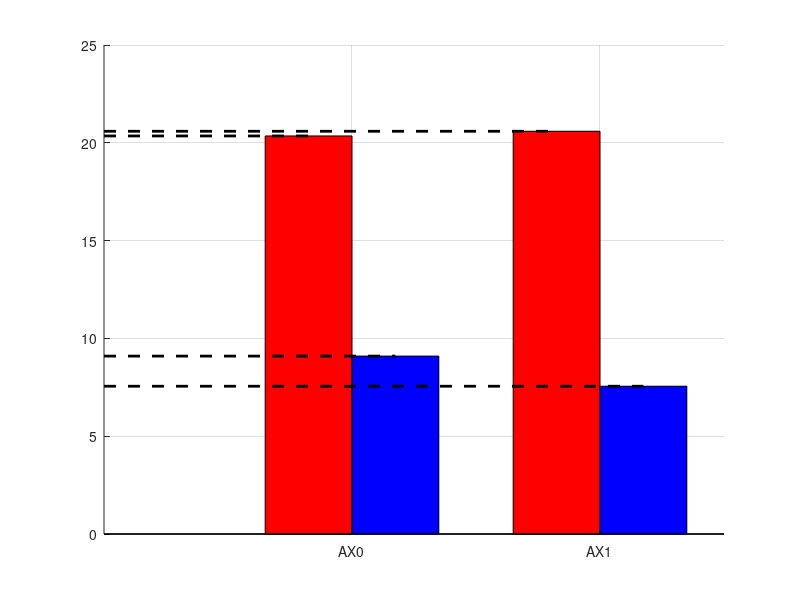

Write MATLAB code to recreate this figure. (Note: this script raises an error after producing the figure.)
% Data
clc;
clear;
close all;
set(gcf, 'Position', [1000 500 750 700])
x_labels = {'AX0', 'AX1'};%, 'AC2', 'AC3', 'AC4'};
ETA = [
    %Scen1
    % 348.5412648256665, 350.4037558669337, 368.8912648256665; 
    % 353.9630462925526, 353.9630462925526, 374.55304629255255;]; 
    %Scen2
    % 348.5412648256665, 350.40354299908756, 368.89126482566644;
    % 353.9630462925526, 356.00908149753207, 374.3130462925526;];
    %Scen3
    34.13963219284771, 43.234879048968935, 54.48963219284771;
    39.55005658715413, 47.10494388093571, 60.140056587154135;];

% Extract columns for plotting
eta_0 = ETA(:, 1);
eta_1 = ETA(:, 2);
eta_2 = ETA(:, 3);

% Bar width
bar_width = 0.35;

% X positions for the bars
x = 1:length(x_labels);

% Create a figure
% figure;5


% Plot the bars
hold on;
% bar0 = bar(x - bar_width, eta_0, bar_width, 'FaceColor', 'green'); % Green
bar1 = bar(x-0.175, (eta_2-eta_0), bar_width, 'FaceColor', 'red'); % Blue
bar2 = bar(x-0.175 + bar_width, eta_1-eta_0, bar_width, 'FaceColor', 'blue');   % Red 1.3275
plot([0, x(1)-bar_width/2], [eta_2(1)-eta_0(1), eta_2(1)-eta_0(1)], 'linestyle', '--', 'color', 'k', 'linewidth', 2)
plot([0, x(2)-bar_width/2], [eta_2(2)-eta_0(2), eta_2(2)-eta_0(2)], 'linestyle', '--', 'color', 'k', 'linewidth', 2)
plot([0, x(1)+bar_width/2], [eta_1(1)-eta_0(1), eta_1(1)-eta_0(1)], 'linestyle', '--', 'color', 'k', 'linewidth', 2)
% text(x(2)+bar_width/1.25, 2.5, sprintf('No\ndelay\nabosrbed'), 'FontSize', 25, FontName='Times', FontWeight= 'bold', HorizontalAlignment= 'center', VerticalAlignment = 'middle')
plot([0, x(2)+bar_width/2], [eta_1(2)-eta_0(2), eta_1(2)-eta_0(2)], 'linestyle', '--', 'color', 'k', 'linewidth', 2)
plot([0, 0], [eta_1(2)-eta_0(2), eta_1(2)-eta_0(2)], 'linestyle', '--', 'color', 'k', 'linewidth', 2)


% for i = 1:length(x_labels)
%     % Calculate percent changes
%     pct_change_1 = ((eta_1(i) - eta_0(i)) / eta_0(i)) * 100;
%     pct_change_2 = ((eta_2(i) - eta_0(i)) / eta_0(i)) * 100;
%     del_1 = eta_1(i) - eta_0(i);
%     del_2 = eta_2(i) - eta_0(i);
% 
%     % Display percent change between eta_2 and eta_0
%     text(x(i) + 1.125*bar_width,  del_1+1, sprintf('%.2fs%', del_1), ...
%         'HorizontalAlignment', 'center', 'Color', 'k', 'FontWeight', 'bold', 'FontSize', 18); %eta_1(i)
%     % if i == 1
%     %     text(x(i)-.45 + bar_width/3-0.1, eta_1(i) + 2.5, sprintf('%% Change: %.2f%%', pct_change_1), ...
%     %         'HorizontalAlignment', 'center', 'Color', 'k', 'FontWeight', 'bold', 'FontSize', 18);
%     % else
%     %     text(x(i) + bar_width/3-0.15, eta_1(i) + 2.5, sprintf('%.2f%%', pct_change_1), ...
%     %         'HorizontalAlignment', 'center', 'Color', 'k', 'FontWeight', 'bold', 'FontSize', 18);
%     % end
% 
%     % Display percent change between eta_2 and eta_0
%     % text(x(i) + bar_width, eta_2(i) + 2.5, sprintf('%.2f%%', pct_change_2), ...
%     %     'HorizontalAlignment', 'center', 'Color', 'k', 'FontWeight', 'bold', 'FontSize', 18);
%     if i == 1
%         text(x(i) + bar_width/3-0.1, del_2 +1, sprintf('%.2fs% s', del_2), ...
%             'HorizontalAlignment', 'center', 'Color', 'k', 'FontWeight', 'bold', 'FontSize', 18);%eta_2(i)
%     else
%         text(x(i) + bar_width/3-0.05, del_2 +1, sprintf('%.2fs% s', del_2), ...
%             'HorizontalAlignment', 'center', 'Color', 'k', 'FontWeight', 'bold', 'FontSize', 18);
%     end
% end

% Set x-ticks and labels
set(gca, 'XTick', x, 'XTickLabel', x_labels);
grid()
ax = gca;
ax.FontSize = 18;
% ylim([min(eta_0) - 10, max(eta_2) + 10]);
ylim([0, 25]);
xlim([x(1)-2*bar_width, x(2)+2*bar_width])
% Labeling
xlabel('Aircraft', 'FontSize', 18);
ylabel('Aircraft Delay (s)', 'FontSize', 18);
title('Scenario 3 Aircraft Delays', 'FontSize', 18);
legend({'Holding Pattern Alternate Maneuver Delay', 'Bezier Alternate Maneuever Delay'}, 'Location','northwest', 'FontSize', 13);%'Nominal ETA', 


% Display the plot
hold off;
% Data

%%%%%%%%%%%%%%%%%%%%%%%%%%
%  Percent Change Graph  %
%%%%%%%%%%%%%%%%%%%%%%%%%%
% 
% clc;
% clear;
% close all;
% set(gcf, 'Position', [1000 500 750 700])
% x_labels = {'AX0', 'AX1'};%, 'AC2', 'AC3', 'AC4'};
% ETA = [
%     348.5412648256665, 350.4037558669337, 368.8912648256665; 
%     353.9630462925526, 353.9630462925526, 374.55304629255255;]; 
%     % 44.96320583097026, 52.518093123953214, 65.79320583097027; 
%     % 50.37820184019237, 57.933089135728956, 71.44820184019237; 
%     % 55.79450715868693, 63.349394453424885, 77.10450715868694];
% 
% % Extract columns for plotting
% eta_0 = ETA(:, 1);
% eta_1 = ETA(:, 2);
% eta_2 = ETA(:, 3);
% 
% % Bar width
% bar_width = 0.35;
% 
% % X positions for the bars
% x = 1:length(x_labels);
% 
% % Create a figure
% % figure;
% 
% 
% % Plot the bars
% hold on;
% % bar0 = bar(x - bar_width, eta_0, bar_width, 'FaceColor', 'green'); % Green
% bar1 = bar(x(1), 100*((eta_2(1)-eta_0(1))/eta_0(1)), bar_width, 'FaceColor', 'red'); % Blue
% bar2 = bar(x(1) + bar_width, 100*((eta_1(1)-eta_0(1))/eta_0(1)), bar_width, 'FaceColor', 'blue');   % Red 1.3275
% bar3 = bar(x(2), 100*((eta_2(2)-eta_0(2))/eta_0(2)), bar_width, 'FaceColor', 'red'); % Blue
% bar4 = bar(x(2) + bar_width, 100*((eta_1(2)-eta_0(2))/eta_0(2)), bar_width, 'FaceColor', 'blue');   % Red 1.3275
% hold off;
% for i = 1:length(x_labels)
% %     % Calculate percent changes
%     pct_change_1 = ((eta_1(i) - eta_0(i)) / eta_0(i)) * 100;
%     pct_change_2 = ((eta_2(i) - eta_0(i)) / eta_0(i)) * 100;
%     del_1 = eta_1(i) - eta_0(i);
%     del_2 = eta_2(i) - eta_0(i);
% % 
% %     % Display percent change between eta_2 and eta_0
% %     text(x(i) + 1.125*bar_width,  del_1+1, sprintf('%.2fs%', del_1), ...
% %         'HorizontalAlignment', 'center', 'Color', 'k', 'FontWeight', 'bold', 'FontSize', 18); %eta_1(i)
% %     % if i == 1
%         text(x(i) + bar_width+0.02, pct_change_1+.2, sprintf('%.2f%%', pct_change_1), ...
%             'HorizontalAlignment', 'center', 'Color', 'k', 'FontWeight', 'bold', 'FontSize', 18);
% %     % else
% %     %     text(x(i) + bar_width/3-0.15, eta_1(i) + 2.5, sprintf('%.2f%%', pct_change_1), ...
% %     %         'HorizontalAlignment', 'center', 'Color', 'k', 'FontWeight', 'bold', 'FontSize', 18);
% %     % end
% % 
% %     % Display percent change between eta_2 and eta_0
%     text(x(i), pct_change_2 + .2, sprintf('%.2f%%', pct_change_2), ...
%         'HorizontalAlignment', 'center', 'Color', 'k', 'FontWeight', 'bold', 'FontSize', 18);
% %     if i == 1
% %         text(x(i) + bar_width/3-0.1, del_2 +1, sprintf('%.2fs% s', del_2), ...
% %             'HorizontalAlignment', 'center', 'Color', 'k', 'FontWeight', 'bold', 'FontSize', 18);%eta_2(i)
% %     else
% %         text(x(i) + bar_width/3-0.05, del_2 +1, sprintf('%.2fs% s', del_2), ...
% %             'HorizontalAlignment', 'center', 'Color', 'k', 'FontWeight', 'bold', 'FontSize', 18);
% %     end
% end
% 
% % Set x-ticks and labels
% set(gca, 'XTick', x, 'XTickLabel', x_labels);
% grid()
% ax = gca;
% ax.FontSize = 18;
% % ylim([min(eta_0) - 10, max(eta_2) + 10]);
% ylim([0, 7]);
% % Labeling
% xlabel('Aircraft', 'FontSize', 18);
% ylabel('% Change in ETA', 'FontSize', 18);
% title('Scenario 1 Aircraft % Change in ETA', 'FontSize', 18);
% legend({'Holding Pattern Alternate Maneuver', 'Bezier Alternate Maneuever'}, 'Location','northwest', 'FontSize', 13);%'Nominal ETA', 
% 
% 
% % Display the plot
% % hold off;
